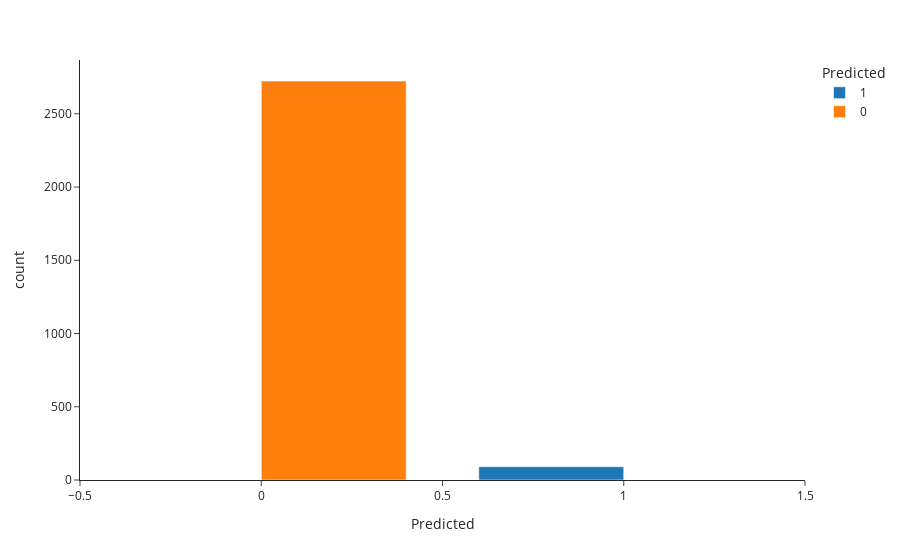

The cell this chart's notebook holds for it:
### Code cell
data['Predicted'] = pd.Categorical(data['Predicted'])
fig = px.histogram(data, x='Predicted', color='Predicted', barmode='group', template ='simple_white')
fig.show()

### Figure 1 — Plotly figure (JSON) as saved in the notebook; plotly's stock layout.template omitted (floating-point values rounded to 4 significant figures; data arrays with more than 128 entries replaced by an {"elided": "..."} marker saying what was removed)
{"data": [{"alignmentgroup": "True", "bingroup": "x", "hovertemplate": "Predicted=%{x}<br>count=%{y}<extra></extra>", "legendgroup": "1", "marker": {"color": "#1F77B4", "pattern": {"shape": ""}}, "name": "1", "offsetgroup": "1", "orientation": "v", "showlegend": true, "type": "histogram", "x": [1, 1, 1, 1, 1, 1, 1, 1, 1, 1, 1, 1, 1, 1, 1, 1, 1, 1, 1, 1, 1, 1, 1, 1, 1, 1, 1, 1, 1, 1, 1, 1, 1, 1, 1, 1, 1, 1, 1, 1, 1, 1, 1, 1, 1, 1, 1, 1, 1, 1, 1, 1, 1, 1, 1, 1, 1, 1, 1, 1, 1, 1, 1, 1, 1, 1, 1, 1, 1, 1, 1, 1, 1, 1, 1, 1, 1, 1, 1, 1, 1, 1, 1, 1, 1, 1, 1, 1, 1, 1, 1], "xaxis": "x", "yaxis": "y"}, {"alignmentgroup": "True", "bingroup": "x", "hovertemplate": "Predicted=%{x}<br>count=%{y}<extra></extra>", "legendgroup": "0", "marker": {"color": "#FF7F0E", "pattern": {"shape": ""}}, "name": "0", "offsetgroup": "0", "orientation": "v", "showlegend": true, "type": "histogram", "x": {"elided": "2724 int values"}, "xaxis": "x", "yaxis": "y"}], "layout": {"barmode": "group", "legend": {"title": {"text": "Predicted"}, "tracegroupgap": 0}, "margin": {"t": 60}, "xaxis": {"anchor": "y", "categoryarray": [1, 0], "categoryorder": "array", "domain": [0, 1], "title": {"text": "Predicted"}}, "yaxis": {"anchor": "x", "domain": [0, 1], "title": {"text": "count"}}}}
